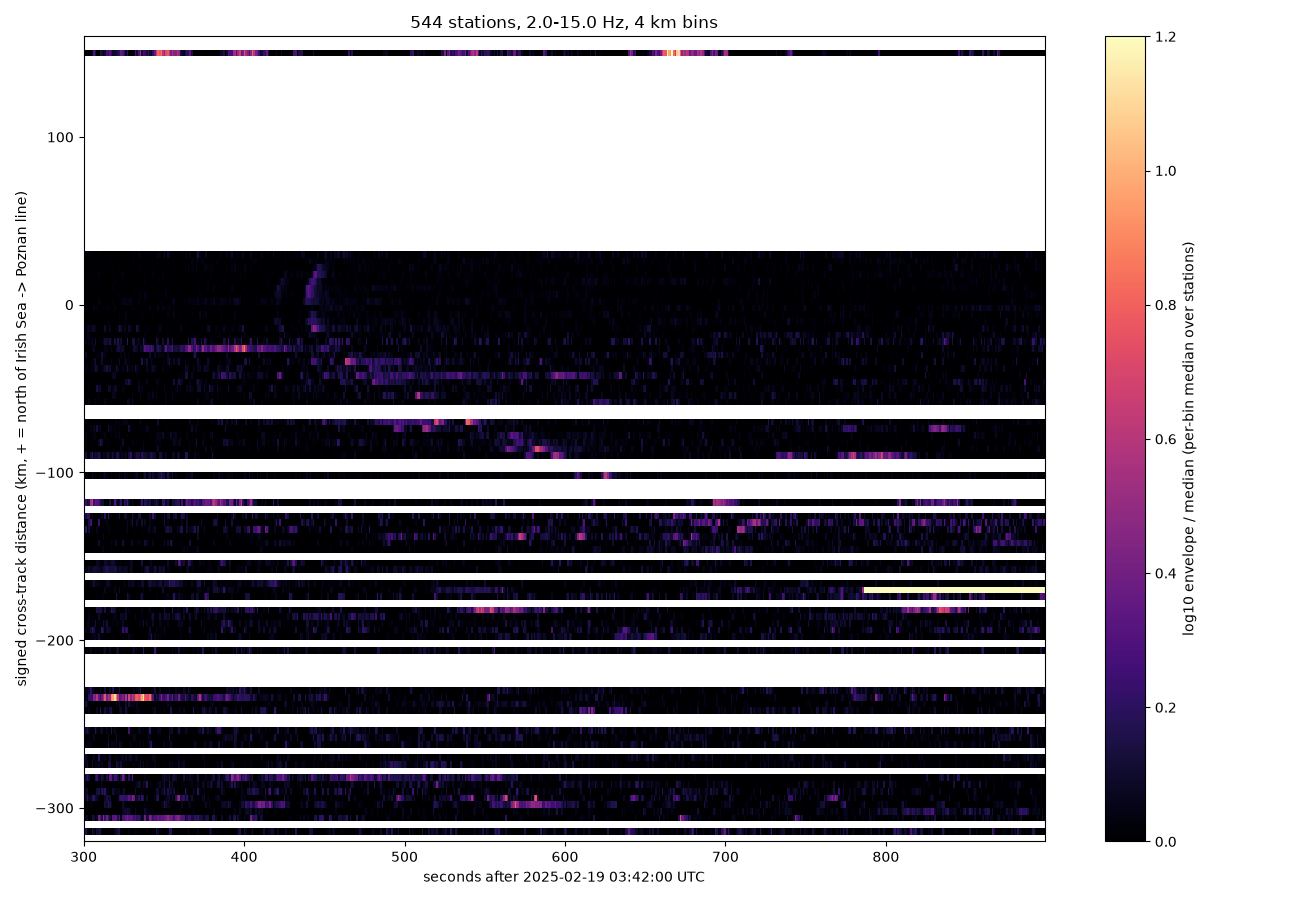

Write the Python code that produced this figure.
"""Time x cross-track image of log envelopes (handles dense networks like Groningen)."""

from pathlib import Path

import matplotlib

matplotlib.use("Agg")
import matplotlib.pyplot as plt
import numpy as np
from obspy import UTCDateTime, read, read_inventory

HERE = Path(__file__).parent
RAW = HERE / "raw"
T0 = UTCDateTime("2025-02-19T03:42:00")
A, B = (54.0, -4.0), (52.4, 16.8)
FMIN, FMAX = 2.0, 15.0
TW = (300.0, 900.0)
DT = 1.0
XBIN = 4.0


def local_xy(lat, lon):
    k = 111.195
    return (lon - A[1]) * k * np.cos(np.radians(53.2)), (lat - A[0]) * k


def main():
    inv = read_inventory(str(RAW / "inventory.xml"))
    ax = np.array(local_xy(*B))
    ax /= np.hypot(*ax)
    tgrid = np.arange(TW[0], TW[1], DT)
    xs, envs, alongs = [], [], []
    for f in sorted(RAW.glob("*.mseed")):
        st = read(str(f))
        st.merge(fill_value=0)
        tr = st[0]
        try:
            c = inv.select(network=tr.stats.network, station=tr.stats.station)[0][0]
        except IndexError:
            continue
        tr.trim(T0 + TW[0] - 60, T0 + TW[1] + 10)
        if tr.stats.npts < 100 or tr.stats.sampling_rate < 2.5 * FMAX:
            continue
        tr.detrend("demean")
        tr.taper(0.02)
        tr.filter("bandpass", freqmin=FMIN, freqmax=FMAX, corners=4, zerophase=True)
        df = tr.stats.sampling_rate
        env = np.convolve(np.abs(tr.data), np.ones(int(df)) / int(df), mode="same")
        t = (tr.stats.starttime - T0) + np.arange(tr.stats.npts) / df
        e = np.interp(tgrid, t, env)
        e = np.log10(np.clip(e / (np.median(e) or 1.0), 1e-3, None))
        x, y = local_xy(c.latitude, c.longitude)
        xs.append(-x * ax[1] + y * ax[0])
        alongs.append(x * ax[0] + y * ax[1])
        envs.append(e)
    xs, envs = np.array(xs), np.array(envs)
    bins = np.arange(-320, 440, XBIN)
    img = np.full((bins.size - 1, tgrid.size), np.nan)
    count = np.zeros(bins.size - 1, int)
    for i in range(bins.size - 1):
        m = (xs >= bins[i]) & (xs < bins[i + 1])
        count[i] = m.sum()
        if m.any():
            img[i] = np.median(envs[m], axis=0)
    fig, axp = plt.subplots(figsize=(13, 9))
    im = axp.imshow(img, aspect="auto", origin="lower", cmap="magma", vmin=0, vmax=1.2,
                    extent=[tgrid[0], tgrid[-1], bins[0], bins[-1]], interpolation="nearest")
    plt.colorbar(im, label="log10 envelope / median (per-bin median over stations)")
    axp.set_xlabel("seconds after 2025-02-19 03:42:00 UTC")
    axp.set_ylabel("signed cross-track distance (km, + = north of Irish Sea -> Poznan line)")
    axp.set_title(f"{len(xs)} stations, {FMIN}-{FMAX} Hz, {XBIN:.0f} km bins")
    axp.set_ylim(-320, 160)
    fig.tight_layout()
    fig.savefig(HERE / "image.png", dpi=100)
    print(f"{len(xs)} stations; bins with data: {(count > 0).sum()}")


if __name__ == "__main__":
    main()
